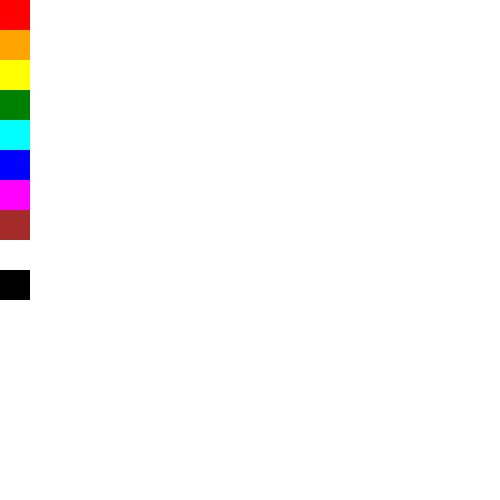
Frame 1 (no input)
Frame 60 (no input): identical to frame 1, image omitted
Frame 120 (the mouse pressed at the canvas centre since frame 60): identical to frame 1, image omitted

The p5.js sketch that drew this single still picture (run headless with seeded random() and noise() and a simulated clock; from frame 60 on, the mouse is pressed at the canvas centre):

// p5.js sketch
// ── sketch.js
// Define color array
var colors=['red','orange', 'yellow','green', 'cyan','blue', 'magenta','brown','white', 'black'];
// Define selected color index
var selectedColorIndex=0;
// Height and Width of one cell in color palette
var palette_cell_size=30;
// x,y coordinates of previous point to draw lines from point to point
var x, y;
// Indicate if currently drawing
var drawing=false;

function setup() {
  // using 500x500 Canvas size
  createCanvas(500,500);
  // To use a thicker pen stroke
  strokeWeight(10);
  // Make background white
  background(255, 255, 255);
}

//this method gets called repeatedly so that color palette will stay on top all the time.
function draw() {
  // Disable stroke
  noStroke();
  // Drawing each cell in color palette
  for(let i=0;i<colors.length;i++){
    // using color at index = i as fill color
    fill(colors[i]);
    // Draws a rectangle at 0,i*palette_cell_size with width and height equals palette_cell_size
    rect(0,i*palette_cell_size,palette_cell_size,palette_cell_size);
  }
  // Enable stroke again
  stroke(colors[selectedColorIndex]);
}

//this method gets called when mouse is pressed
function mousePressed(){
  // Check if mouse is within color palette - must meet all conditions to be true
  if(mouseX>=0 && mouseX<palette_cell_size && mouseY>=0 && mouseY<(colors.length*palette_cell_size)){
    // Divide y coordinate by cell size to get selectedColorIndex
    selectedColorIndex=floor(mouseY/palette_cell_size);
    // Using selectedColorIndex as stroke color
    stroke(colors[selectedColorIndex]);
    // When not drawing yet
    drawing=false;  
  }else{
    // Marking current point as starting point
    x=mouseX;
    y=mouseY;
    // Drawing now
    drawing=true;
  }
}

//Function for mouse dragged
function mouseDragged(){
  // Check if drawing flag is true before drawing
  if(drawing){
    // To draw a line from (x,y) to current mouse position
    line(x,y, mouseX, mouseY);
    // To set current mouse position as new x,y coordinates
    x=mouseX;
    y=mouseY;
  }
}
